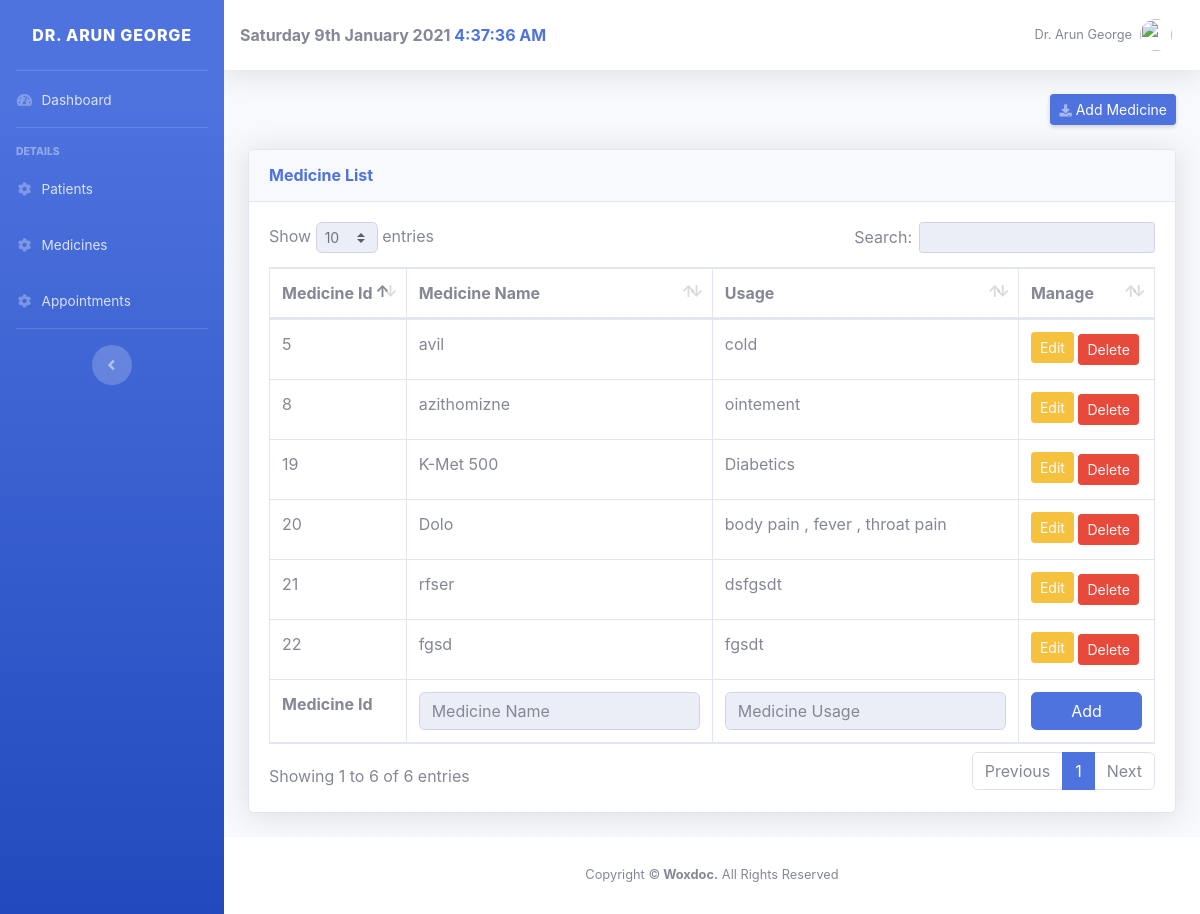
/existing_medicine.php (signed in), run on the app's committed database.
### tables this page shows
CREATE TABLE `medicine` (
  `medicine_id` int(11) NOT NULL,
  `medicine_name` varchar(255) NOT NULL,
  `medicine_usage` varchar(255) NOT NULL,
  `created_on` timestamp NOT NULL DEFAULT current_timestamp() ON UPDATE current_timestamp(),
  `id` int(11) NOT NULL
);

### existing_medicine.php (the view, shortened to what this page needs)
<!DOCTYPE html>
<html lang="en">
<head>
    <link href="vendor/fontawesome-free/css/all.min.css" rel="stylesheet" type="text/css">
    <link href="css/sb-admin-2.min.css" rel="stylesheet">
    <link href="vendor/datatables/dataTables.bootstrap4.min.css" rel="stylesheet">
</head>
<body id="page-top" onload=display_c();>
    <?php include 'header.php'; ?>
    <div class="container-fluid">
        <div class="d-sm-flex align-items-center justify-content-between mb-4">
            <a class="d-none d-sm-inline-block btn btn-sm btn-primary shadow-sm" href="#" data-toggle="modal" data-target="#add_patient"><i class="fas fa-download fa-sm text-white-50"></i> Add Medicine</a>
        </div>
        <div class="card shadow mb-4">
            <div class="card-header py-3">
                <h6 class="m-0 font-weight-bold text-primary">Medicine List</h6>
            </div>
            <?php
            require_once 'config.php';
            $query = "SELECT  * FROM medicine  order by medicine_name ASC";
            $result = mysqli_query($link, $query);
            if ($result->num_rows > 0) {
                echo ('
            <div class="card-body">
              <div class="table-responsive" >
              <form  method="POST" >
                <table class="table table-bordered table-hover" id="dataTable" width="100%" cellspacing="0">
                  <thead>
                    <tr>
					  <th>Medicine Id</th>
                      <th>Medicine Name </th>
                      <th>Usage</th>
					  <th>Manage</th>
                    </tr>
                  </thead>
                  <tfoot>
                    <tr>
                    <th>Medicine Id</th>
                    <th> <input type="text" class="form-control" id="medicine_name" name="medicine_name" placeholder="Medicine Name" required></th>
                    <th><input type="text" class="form-control" id="medicine_usage" name="medicine_usage" placeholder="Medicine Usage" required></th>
                    <th><input type="submit" class="btn btn-primary  btn-block" value="Add"></th>
                    </tr>
                  </tfoot>
                  <tbody>');
                while ($row = $result->fetch_assoc()) {
                    $medicine_id = $row["medicine_id"];
                    $medicine_name = $row["medicine_name"];
                    $medicine_usage = $row["medicine_usage"];
            ?>
                    <tr>
                        <td><?php echo $medicine_id; ?></td>
                        <td><?php echo $medicine_name; ?></td>
                        <td><?php echo $medicine_usage; ?></td>
                        <td>
                            <a class="btn btn-warning btn-sm text-light mb-3 mb-sm-1" href="edit_medicine.php?medicine_id=<?php echo $medicine_id ?>">Edit</a>
                            <a class="btn btn-danger btn-sm text-light"  href="delete_medicine.php?id=<?php echo $medicine_id?>">Delete</a>
                        </td>
                    </tr>
            <?php
                }
                echo ("
					</tbody>
                </table>
                </form>
              </div>
            </div>");
            } else {
                echo ("No records");
            }
            ?>
        </div>
    </div>
    </div>
    <?php include 'footer.php'; ?>
    </div>
    </div>
</body>
</html>

### existing_medicine.php (style rules this page uses)
.form-control, .form-control:focus, .form-control:focus:active { background-color: #ebeef7!important; border-color: #96d3ec; color: white; }

### data on the page
medicine: medicine_id "5", medicine_name "avil", medicine_usage "cold"
medicine: medicine_id "8", medicine_name "azithomizne", medicine_usage "ointement"
medicine: medicine_id "20", medicine_name "Dolo", medicine_usage "body pain , fever , throat pain"
medicine: medicine_id "22", medicine_name "fgsd", medicine_usage "fgsdt"
medicine: medicine_id "19", medicine_name "K-Met 500", medicine_usage "Diabetics"
medicine: medicine_id "21", medicine_name "rfser", medicine_usage "dsfgsdt"

### other printed values
$_SESSION["username"] "DR. ARUN GEORGE"
$_SESSION["username"] "Dr. Arun George"
